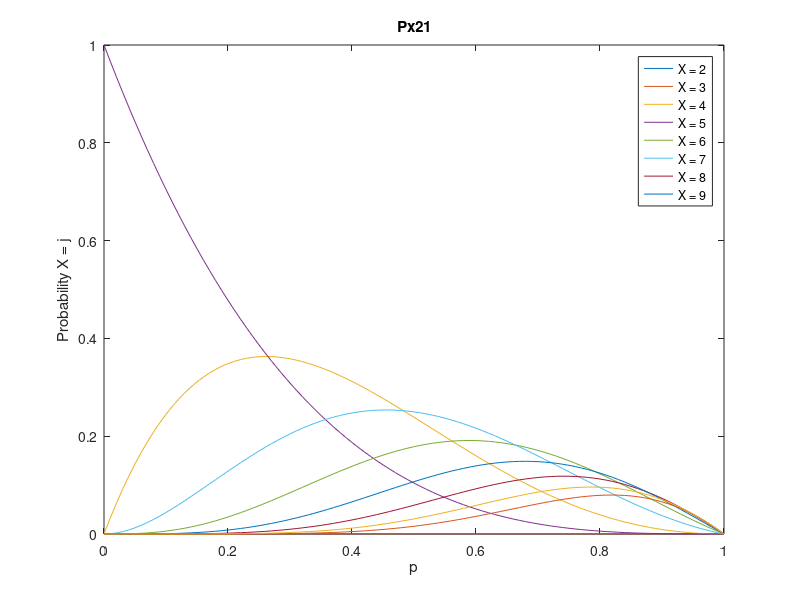

Recreate this plot in MATLAB.
% An attempt to plot the probability of the states
% for different boards in the perturbed Nim.

clear all; close all;

p = 0:0.01:1; % Probability of perturbation
X = 10; % # of states
[Px0, Px10, Px01, ...
    Px20, Px11, Px02, ...
    Px30, Px21, Px12, ...
    Px03] = deal(zeros(length(p), X));

for i = 1:length(p)
    % Px0
    % 0|1
    % 0|0
    for j = 1:X
        Px0(i, j) = p(i).^(j-1)*(1-p(i));
    end
    
    % Px10 Px20
    % 1|11  11|111
    % 0|0    0|0
    Px10(i, 2) = (1 - p(i))*Px0(i, 1);
    Px10(i, 3) = (1 - p(i))*Px0(i, 2) + p(i)*Px0(i, 1);
    Px20(i, 3) = (1 - p(i))*Px0(i, 1);
    for j = 4:X
        Px10(i, j) = (1 - p(i))*Px0(i, j-1) + p(i)*Px0(i, j-2);
        Px20(i, j) = (1 - p(i))*Px0(i, j-2) + p(i)*Px0(i, j-3);
    end
    
    % Px30
    % 111|1111
    %   0|0
    Px30(i, 4) = (1 - p(i))*Px0(i, 1);
    for j = 5:X
        Px30(i, j) = (1 - p(i))*Px0(i, j-3) + p(i)*Px0(i, j-4);
    end
    
    % Px01 Px11 Px21
    % 0|1  1|11  11|111
    % 1|1  1|1    1|1
    Px01(i, 2) = (1 - p(i))*Px0(i, 1);
    Px01(i, 1) = (1 - p(i))*Px0(i, 2) + 0.5*p(i)*(Px10(i, 2) + Px01(i, 2));
    
    Px11(i, 1) = 0.5*(1 - p(i))*(Px10(i, 2) + Px01(i, 2));
    for j = 3:2:X-1
        Px01(i, j+1) = (1 - p(i))*Px0(i, j) + 0.5*p(i)*(Px10(i, j) + Px01(i, j-2));
        Px01(i, j) = (1 - p(i))*Px0(i, j+1) + 0.5*p(i)*(Px10(i, j+1) + Px01(i, j+1));
        Px11(i, j+1) = 0.5*(1 - p(i))*(Px10(i, j) + Px01(i, j-2)) + ...
            p(i)/3*(Px01(i, j-1) + Px20(i, j) + Px11(i, j-2));
        Px11(i, j) = 0.5*(1 - p(i))*(Px10(i, j+1) + Px01(i, j+1)) + ...
            p(i)/3*(Px01(i, j-2) + Px20(i, j+1) + Px11(i, j+1));
    end
    
    Px21(i, 4) = (1 - p(i))/3*(Px01(i, 2) + Px20(i, 3) + Px11(i, 1));
    Px21(i, 3) = (1 - p(i))/3*(Px01(i, 1) + Px20(i, 4) + Px11(i, 4)) + ...
        0.25*p(i)*(Px01(i, 2) + Px11(i, 1) + Px30(i, 4) + Px21(i, 4));
    for j = 5:2:X-1
        Px21(i, j+1) = (1 - p(i))/3*(Px01(i, j-1) + Px20(i, j) + Px11(i, j-2)) + ...
            0.25*p(i)*(Px01(i, j-4) + Px11(i, j-1) + Px30(i, j) + Px21(i, j-2));
        Px21(i, j) = (1 - p(i))/3*(Px01(i, j-2) + Px20(i, j+1) + Px11(i, j+1)) + ...
            0.25*p(i)*(Px01(i, j-1) + Px11(i, j-2) + Px30(i, j+1) + Px21(i, j+1));
    end
    
    % Px02
    %  0|1
    % 11|11
    Px02(i, 3) = (1 - p(i))*Px0(i, 1); 
    for j = 4:4:X-3
        Px02(i, j) = (1 - p(i))*Px0(i, j-2) + p(i)/3*(Px10(i, j-2) + Px11(i, j-3) + Px02(i, j-1));
        Px02(i, j-3) = (1 - p(i))*Px0(i, j-1) + p(i)/3*(Px10(i, j-1) + Px11(i, j) + Px02(i, j));
        Px02(i, j-2) = (1 - p(i))*Px0(i, j) + p(i)/3*(Px10(i, j) + Px11(i, j-1) + Px02(i, j-3));
        Px02(i, j+3) = (1 - p(i))*Px0(i, j+1) + p(i)/3*(Px10(i, j+1) + Px11(i, j+2) + Px02(i, j-2));
    end
    
    % Px12
    Px12(i, 4) = (1 - p(i))/3*(Px10(i, 2) + Px11(i, 1) + Px02(i, 3));
    Px12(i, 1) = (1 - p(i))/3*(Px10(i, 3) + Px11(i, 4) + Px02(i, 4)) + ...
        0.25*p(i)*(Px20(i, 3) + Px02(i, 3) + Px21(i, 4) + Px12(i, 4));
    Px12(i, 2) = (1 - p(i))/3*(Px10(i, 4) + Px11(i, 3) + Px02(i, 1)) + ...
        0.25*p(i)*(Px20(i, 4) + Px02(i, 4) + Px21(i, 3) + Px12(i, 1));
    for j = 5:4:X-3
        Px12(i, j+2) = (1 - p(i))/3*(Px10(i, j) + Px11(i, j+1) + Px02(i, j-3)) + ...
            0.25*p(i)*(Px20(i, j) + Px02(i, j-4) + Px21(i, j+1) + Px12(i, j-3));
        Px12(i, j+3) = (1 - p(i))/3*(Px10(i, j+1) + Px11(i, j) + Px02(i, j+2)) + ...
            0.25*p(i)*(Px20(i, j+1) + Px02(i, j-3) + Px21(i, j) + Px12(i, j+2));
        Px12(i, j) = (1 - p(i))/3*(Px10(i, j+2) + Px11(i, j+3) + Px02(i, j+3)) + ...
            0.25*p(i)*(Px20(i, j+2) + Px02(i, j+2) + Px21(i, j+3) + Px12(i, j+3));
        Px12(i, j+1) = (1 - p(i))/3*(Px10(i, j+3) + Px11(i, j+2) + Px02(i, j)) + ...
            0.25*p(i)*(Px20(i, j+3) + Px02(i, j+3) + Px21(i, j+2) + Px12(i, j));
    end
    
    % Px03
    Px03(i, 4) = (1 - p(i))*Px0(i, 1);
    Px03(i, 3) = (1 - p(i))*Px0(i, 2) + ...
        0.25*p(i)*(Px10(i, 2) + Px11(i, 1) + Px12(i, 4) + Px03(i, 4));
    Px03(i, 2) = (1 - p(i))*Px0(i, 3) + ...
        0.25*p(i)*(Px10(i, 3) + Px11(i, 4) + Px12(i, 1) + Px03(i, 3));
    Px03(i, 1) = (1 - p(i))*Px0(i, 4) + ...
        0.25*p(i)*(Px10(i, 4) + Px11(i, 3) + Px12(i, 2) + Px03(i, 2));
    for j = 5:4:X-3
    Px03(i, j+3) = (1 - p(i))*Px0(i, j) + ...
        0.25*p(i)*(Px10(i, j) + Px11(i, j+1) + Px12(i, j+2) + Px03(i, j-4));
    Px03(i, j+2) = (1 - p(i))*Px0(i, j+1) + ...
        0.25*p(i)*(Px10(i, j+1) + Px11(i, j) + Px12(i, j+3) + Px03(i, j+3));
    Px03(i, j+1) = (1 - p(i))*Px0(i, j+2) + ...
        0.25*p(i)*(Px10(i, j+2) + Px11(i, j+3) + Px12(i, j) + Px03(i, j+2));
    Px03(i, j) = (1 - p(i))*Px0(i, j+3) + ...
        0.25*p(i)*(Px10(i, j+3) + Px11(i, j+2) + Px12(i, j+1) + Px03(i, j+1));
    
    end
end


% Plot probabilities
figure()
% subplot(2, 2, 1)
% plot(p, Px0(:,1))
% title('Px0')
% xlabel('p')
% ylabel('Probability X = j')
% legend('X = 0', 'X = 1', 'X = 2', 'X = 3', 'X = 4')

% hold on;
% subplot(2, 2, 2)
% plot(p, Px10(:,1));
% title('Px10')
% xlabel('p')
% ylabel('Probability X = j')
% legend('X = 0', 'X = 1', 'X = 2', 'X = 3', 'X = 4')

% subplot(2, 2, 3)
% plot(p, Px01(:,1));
% title('Px01')
% xlabel('p')
% ylabel('Probability X = j')
% legend('X = 0', 'X = 1', 'X = 2', 'X = 3', 'X = 4')

% subplot(2, 2, 4)
% plot(p, Px20(:,1));
% title('Px20')
% xlabel('p')
% ylabel('Probability X = j')
% legend('X = 0', 'X = 1', 'X = 2', 'X = 3', 'X = 4')

% figure()
% subplot(2, 2, 1)
% plot(p, Px11(:,1));
% title('Px11')
% xlabel('p')
% ylabel('Probability X = j')
% legend('X = 0', 'X = 1', 'X = 2', 'X = 3', 'X = 4')

% subplot(2, 2, 2)
% plot(p, Px02(:,1));
% title('Px02')
% xlabel('p')
% ylabel('Probability X = j')
% legend('X = 0', 'X = 1', 'X = 2', 'X = 3', 'X = 4')

% subplot(2, 2, 3)
% plot(p, Px30(:,1));
% title('Px30')
% xlabel('p')
% ylabel('Probability X = j')
% legend('X = 3', 'X = 4', 'X = 5', 'X = 6', 'X = 7')

% subplot(2, 2, 4)
plot(p, Px21);
title('Px21')
xlabel('p')
ylabel('Probability X = j')
legend('X = 2', 'X = 3', 'X = 4', 'X = 5', 'X = 6', 'X = 7', 'X = 8', 'X = 9')

% figure()
% plot(p, Px12);
% title('Px12')
% xlabel('p')
% ylabel('Probability X = j')
% legend('X = 0', 'X = 1', 'X = 2', 'X = 3', 'X = 4', 'X = 5', 'X = 6', 'X = 7', 'X = 8', 'X = 9')

%figure()
% plot(p, Px03(:,1));
% title('Px03')
% xlabel('p')
% ylabel('Probability X = j')
% legend('X = 0', 'X = 1', 'X = 2', 'X = 3', 'X = 4', 'X = 5', 'X = 6', 'X = 7', 'X = 8', 'X = 9')

% legend('Px0', 'Px01', 'Px11', 'Px21', 'Px12', 'Px03')
%legend('Px0', 'Px10', 'Px01', 'Px20', 'Px11', 'Px02', 'Px30', 'Px21', 'Px12')